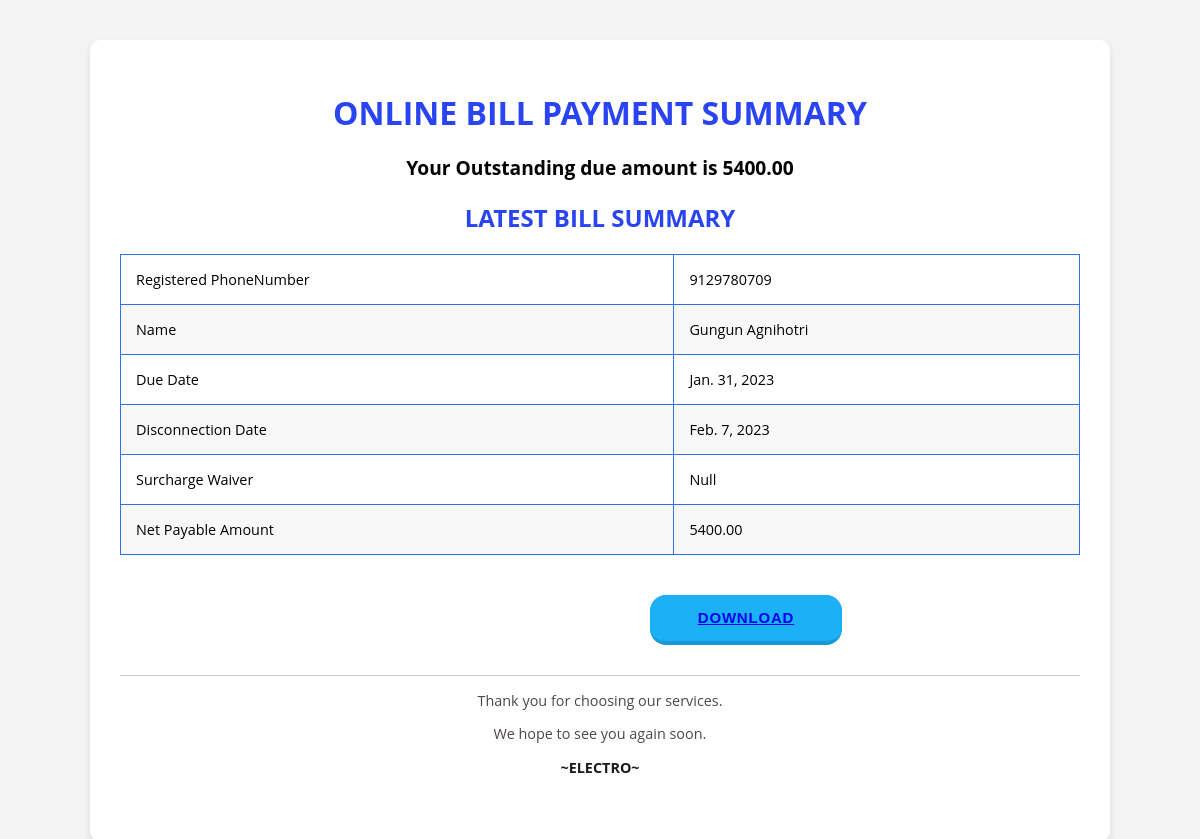
The page /billinfo/ (signed in) on the database its author committed.
### electro/models.py (models this page shows)
class Unit(models.Model):
    staff = models.ForeignKey(CustomUser, related_name='added_units', on_delete=models.CASCADE,null=True)
    user= models.ForeignKey(CustomUser, related_name='received_units', on_delete=models.CASCADE,null=True)
    units=models.IntegerField(default=0)
    amount = models.DecimalField(max_digits=10, decimal_places=2,default=0)
    due_date = models.DateField(null=True)
    invoice = models.ForeignKey(Invoice, related_name='units', on_delete=models.SET_NULL, null=True, blank=True)
    status = models.CharField(max_length=10, choices=[('pending', 'Pending'), ('paid', 'Paid'), ('overdue', 'Overdue')],
                              default='pending')
    invoiced = models.BooleanField(default=False)
    disconnection_date = models.DateField(null=True, blank=True)
    objects = models.Manager()

class CustomUser(AbstractUser):
    id = models.AutoField(primary_key=True)
    USER_TYPE_CHOICES = [
        ('user', 'User'),
        ('staff', 'Staff')
        ]
    user_type = models.CharField(max_length=50, choices=USER_TYPE_CHOICES)
    firstname=models.CharField(max_length=255)
    lastname=models.CharField(max_length=255)
    emailid = models.CharField(max_length=255)
    phone_number = models.CharField(max_length=15, unique=True,null=True,blank=True)
    groups = models.ManyToManyField(
        'auth.Group',
        related_name='custom_user_groups',
        blank=True,
        help_text='The groups this user belongs to. A user will get all permissions granted to each of their groups.',
        verbose_name='groups',
    )
    user_permissions = models.ManyToManyField(
        'auth.Permission',
        related_name='custom_user_permissions',
        blank=True,
        help_text='Specific permissions for this user.',
        verbose_name='user permissions',
    )

### electro/views.py (the view)
# urls.py: path('billinfo/',views.billinfo,name='billinfo'),
def billinfo(request):
    user = request.user
    unit_instance = Unit.objects.filter(user=user).latest('due_date')
    user_name = f"{user.first_name} {user.last_name}"
    phone_number = user.phone_number
    due_date = unit_instance.due_date
    amount= unit_instance.amount
    disconnection_due_date = due_date + timedelta(days=7)
    context = {
        'user_name': user_name,
        'phone_number': phone_number,
        'due_date': due_date,
        'disconnection_due_date': disconnection_due_date,
        'amount':amount
    }
    return render(request, "electro/billdetails.html", context)

### templates/electro/billdetails.html (shortened to what this page needs)
{% load static %}
<!DOCTYPE html>
<html lang="en">
<head>
  <link rel="stylesheet" type="text/css" href="{% static 'css/billdetails.css' %}">
</head>
<body>
  <div class="container">
    <h1><b>ONLINE BILL PAYMENT SUMMARY</b></h1>
    <div class="outstanding">
      <p>Your Outstanding due amount is {{amount}}</p>
    </div>
    <div class="latest">
      <h2>LATEST BILL SUMMARY</h2>
      <table>
        <tr>
          <td>Registered PhoneNumber</td>
          <td>{{phone_number}}</td>
        </tr>
        <tr>
          <td>Name</td>
          <td>{{ user_name }}</td>
        </tr>
        <tr>
          <td>Due Date</td>
          <td>{{due_date}}</td>
        </tr>
        <tr>
          <td>Disconnection Date</td>
          <td>{{disconnection_due_date}}</td>
        </tr>
        <tr>
          <td>Surcharge Waiver</td>
          <td>Null</td>
        </tr>
        <tr>
          <td>Net Payable Amount</td>
          <td>{{amount}}</td>
        </tr>
      </table>
<button id="downloadButton" class="button-19" role="button" align="center" style="
            margin-left: 530px">
    <a href="{% url 'download_receipt' %}">Download</a>
</button>
    <div class="footer">
      <p>Thank you for choosing our services.</p>
      <p>We hope to see you again soon.</p>
      <p><strong>~ELECTRO~</strong></p>
    </div>
    </div>
  </div>
</body>
</html>

### static/css/billdetails.css (style rules this page uses)
body { font-family: 'Open Sans', sans-serif; margin: 0; background-color: #f4f4f4; }
.container { width: 80%; margin: 40px auto; background-color: #fff; padding: 30px; border-radius: 10px; box-shadow: 0px 4px 8px rgba(0, 0, 0, 0.1); }
h1, h2 { text-align: center; margin-bottom: 20px; color: #2944f0; }
.outstanding { text-align: center; margin-bottom: 20px; font-size: 1.2em; font-weight: bold; }
table { width: 100%; border-collapse: collapse; margin-bottom: 40px; font-size: 0.9em; }
table td, table th { padding: 15px; border: 1px solid #3173e6; text-align: left; vertical-align: top; vertical-align: middle; }
table tr:nth-child(even) { background-color: #f8f8f8; }
.footer { text-align: center; margin-top: 30px; padding-bottom: 20px; border-top: 1px solid #ccc; font-size: 0.9em; color: #4e4747; }
.footer strong { color: #1c1b1b; }

### rows shown on the page
Unit: amount "5400.00", due_date "Jan. 31, 2023"
CustomUser: phone_number "9129780709"

### other values the page prints
{{ user_name }} "Gungun Agnihotri"
{{ disconnection_due_date }} "Feb. 7, 2023"
